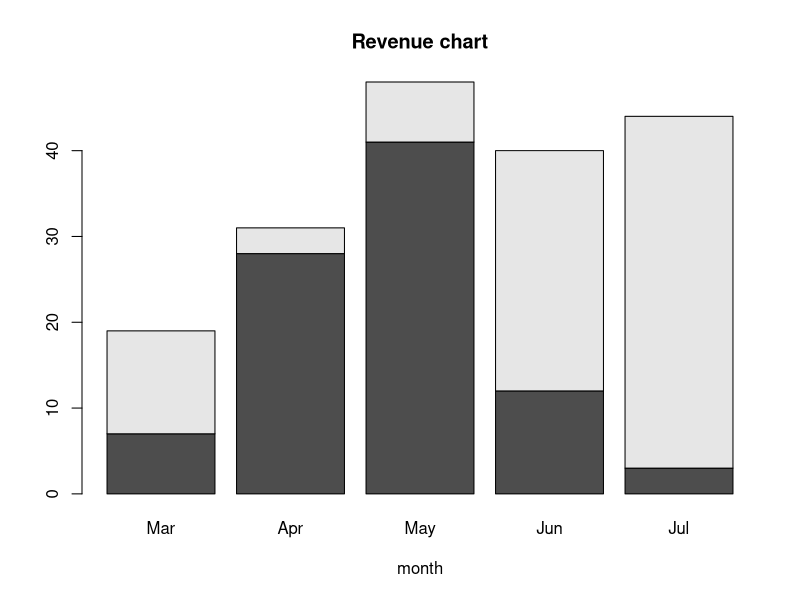

Write R code to recreate this figure.
h<-matrix(c(7,12,28,3,41), nrow=2,ncol=5) 
result<-barplot(h, main="Revenue chart", xlab="month", names.arg=c("Mar","Apr","May","Jun","Jul") )
print(result)